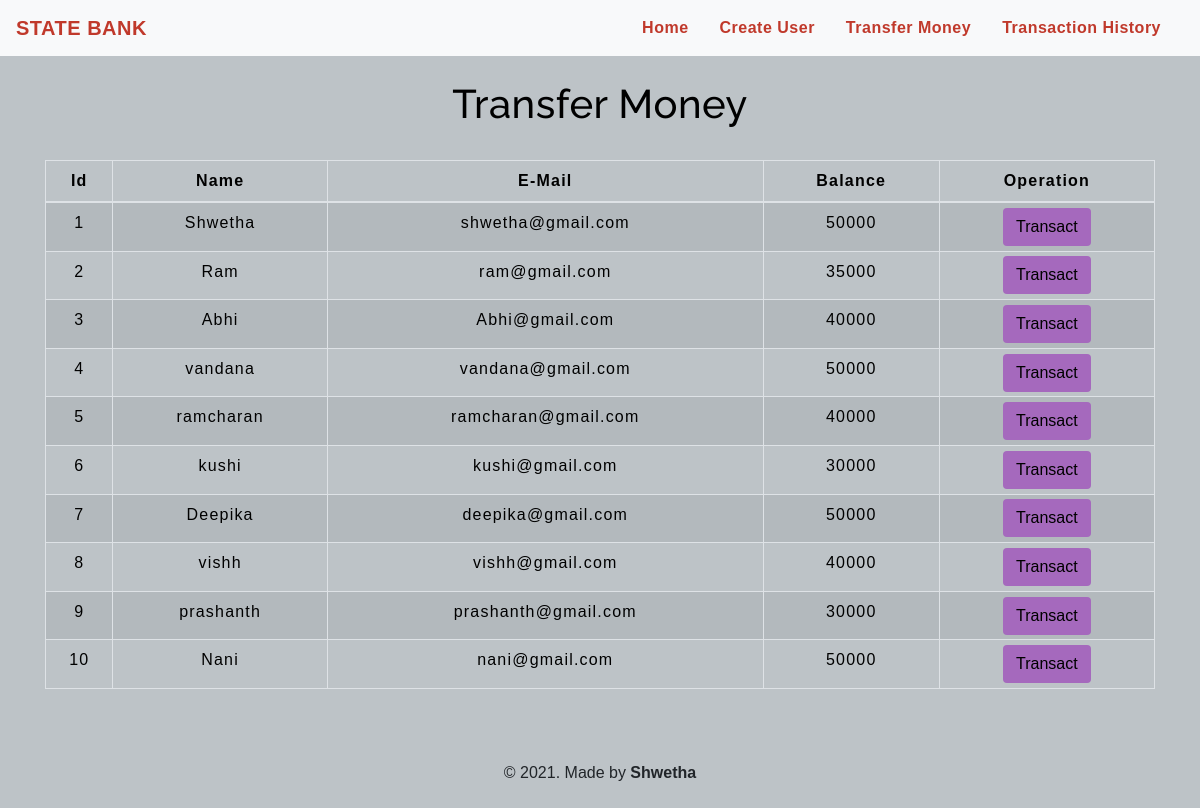
The app's page /transfermoney.php with its own data.
### tables this page shows
CREATE TABLE `users` (
  `id` int(3) NOT NULL,
  `name` text NOT NULL,
  `email` varchar(30) NOT NULL,
  `balance` int(8) NOT NULL
);

### transfermoney.php (the view, shortened to what this page needs)
<!DOCTYPE html>
<html lang="en">
<head>
    <link rel="stylesheet" href="https://maxcdn.bootstrapcdn.com/bootstrap/4.0.0/css/bootstrap.min.css">
    <link rel="stylesheet" type="text/css" href="css/table.css">
    <link rel="stylesheet" type="text/css" href="css/navbar.css">
</head>
<body style="background-color : #BDC3C7;">
<?php
    include 'config.php';
    $sql = "SELECT * FROM users";
    $result = mysqli_query($conn,$sql);
?>
<?php
  include 'navbar.php';
?>
<div class="container">
        <h2 class="text-center pt-4" style="color : black;">Transfer Money</h2>
        <br>
            <div class="row">
                <div class="col">
                    <div class="table-responsive-sm">
                    <table class="table table-hover table-sm table-striped table-condensed table-bordered" style="border-color:black;">
                        <thead style="color : black;">
                            <tr>
                            <th scope="col" class="text-center py-2">Id</th>
                            <th scope="col" class="text-center py-2">Name</th>
                            <th scope="col" class="text-center py-2">E-Mail</th>
                            <th scope="col" class="text-center py-2">Balance</th>
                            <th scope="col" class="text-center py-2">Operation</th>
                            </tr>
                        </thead>
                        <tbody>
                <?php
                    while($rows=mysqli_fetch_assoc($result)){
                ?>
                    <tr style="color : black;">
                        <td class="py-2"><?php echo $rows['id'] ?></td>
                        <td class="py-2"><?php echo $rows['name']?></td>
                        <td class="py-2"><?php echo $rows['email']?></td>
                        <td class="py-2"><?php echo $rows['balance']?></td>
                        <td><a href="selecteduserdetail.php?id= <?php echo $rows['id'] ;?>"> <button type="button" class="btn" style="background-color : #A569BD;">Transact</button></a></td>
                    </tr>
                <?php
                    }
                ?>
                        </tbody>
                    </table>
                    </div>
                </div>
            </div>
         </div>
         <footer class="text-center mt-5 py-2">
            <p>&copy 2021. Made by <b>Shwetha</b>
        </footer>
</body>
</html>

### navbar.php (shortened to what this page needs)
<nav class="navbar navbar-expand-md navbar-light bg-light">
<a class="navbar-brand" href="index.php" style="color : #C0392B;"><b>STATE BANK</b></a>
<div class="collapse navbar-collapse" id="collapsibleNavbar">
      <ul class="navbar-nav ml-auto">
        <li class="nav-item">
          <a class="nav-link" href="index.php" style="color : #C0392B;"><b>Home</b></a>
        </li>
        <li class="nav-item">
          <a class="nav-link" href="createuser.php" style="color : #C0392B;"><b>Create User</b></a>
        </li>
        <li class="nav-item">
          <a class="nav-link" href="transfermoney.php" style="color : #C0392B;"><b>Transfer Money</b></a>
        </li>
        <li class="nav-item">
          <a class="nav-link" href="transactionhistory.php" style="color : #C0392B;"><b>Transaction History</b></a>
        </li>
    </div>
 </nav>

### css/table.css (style rules this page uses)
* { padding: 0; margin: 0; box-sizing: border-box; font-family: sans-serif; }
h2 { font-size: 40px; }
table { letter-spacing: 1.2px; }
td { text-align: center; }
button { border:none; background: #d9d9d9; transition: 1s; }

### css/navbar.css (style rules this page uses)
.nav-link { margin-right: 15px; color:#2F363F; letter-spacing: 0.5px; transition: 0.5s; }
.navbar-brand { color: #4C4B4B; letter-spacing: 0.5px; }
h2 { color: #4C4B4B; letter-spacing: 0.5px; font-family: raleway; }

### transfermoney.php (style rules this page uses)
button { transition: 1.5s; }

### records on screen
users: id "1", name "Shwetha", email "shwetha@gmail.com", balance "50000"
users: id "2", name "Ram", email "ram@gmail.com", balance "35000"
users: id "3", name "Abhi", email "Abhi@gmail.com", balance "40000"
users: id "4", name "vandana", email "vandana@gmail.com", balance "50000"
users: id "5", name "ramcharan", email "ramcharan@gmail.com", balance "40000"
users: id "6", name "kushi", email "kushi@gmail.com", balance "30000"
users: id "7", name "Deepika", email "deepika@gmail.com", balance "50000"
users: id "8", name "vishh", email "vishh@gmail.com", balance "40000"
users: id "9", name "prashanth", email "prashanth@gmail.com", balance "30000"
users: id "10", name "Nani", email "nani@gmail.com", balance "50000"
